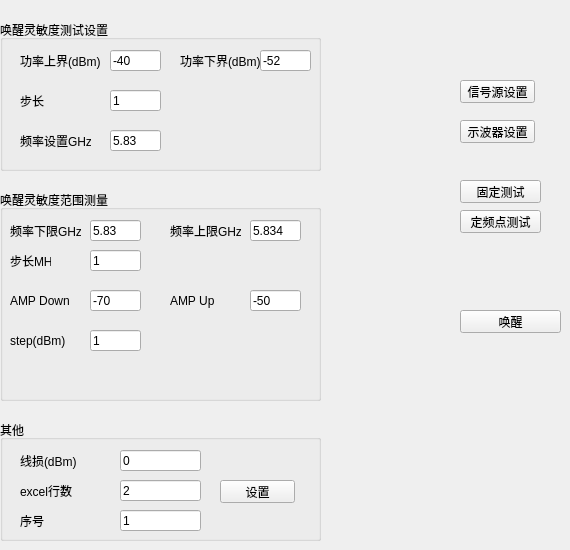
    <widget class="QWidget" name="tabWUBW">
     <attribute name="title">
      <string>唤醒信号测试</string>
     </attribute>
     <widget class="QGroupBox" name="groupBox_9">
      <property name="geometry">
       <rect>
        <x>0</x>
        <y>20</y>
        <width>321</width>
        <height>151</height>
       </rect>
      </property>
      <property name="title">
       <string>唤醒灵敏度测试设置</string>
      </property>
      <widget class="QLineEdit" name="EditAmplWuUp">
       <property name="geometry">
        <rect>
         <x>110</x>
         <y>30</y>
         <width>51</width>
         <height>21</height>
        </rect>
       </property>
       <property name="text">
        <string>-40</string>
       </property>
      </widget>
      <widget class="QLineEdit" name="EditAmplWuDown">
       <property name="geometry">
        <rect>
         <x>260</x>
         <y>30</y>
         <width>51</width>
         <height>21</height>
        </rect>
       </property>
       <property name="text">
        <string>-52</string>
       </property>
      </widget>
      <widget class="QLabel" name="label_24">
       <property name="geometry">
        <rect>
         <x>20</x>
         <y>30</y>
         <width>81</width>
         <height>21</height>
        </rect>
       </property>
       <property name="text">
        <string>功率上界(dBm)</string>
       </property>
      </widget>
      <widget class="QLabel" name="label_25">
       <property name="geometry">
        <rect>
         <x>180</x>
         <y>30</y>
         <width>81</width>
         <height>21</height>
        </rect>
       </property>
       <property name="text">
        <string>功率下界(dBm)</string>
       </property>
      </widget>
      <widget class="QLabel" name="label_26">
       <property name="geometry">
        <rect>
         <x>20</x>
         <y>70</y>
         <width>41</width>
         <height>21</height>
        </rect>
       </property>
       <property name="text">
        <string>步长</string>
       </property>
      </widget>
      <widget class="QLineEdit" name="EditWuAmplStep">
       <property name="geometry">
        <rect>
         <x>110</x>
         <y>70</y>
         <width>51</width>
         <height>21</height>
        </rect>
       </property>
       <property name="text">
        <string>1</string>
       </property>
      </widget>
      <widget class="QLabel" name="label_30">
       <property name="geometry">
        <rect>
         <x>20</x>
         <y>110</y>
         <width>71</width>
         <height>21</height>
        </rect>
       </property>
       <property name="text">
        <string>频率设置GHz</string>
       </property>
      </widget>
      <widget class="QLineEdit" name="EditWuFre">
       <property name="geometry">
        <rect>
         <x>110</x>
         <y>110</y>
         <width>51</width>
         <height>21</height>
        </rect>
       </property>
       <property name="text">
        <string>5.83</string>
       </property>
      </widget>
     </widget>
     <widget class="QPushButton" name="btnWuN5172B">
      <property name="geometry">
       <rect>
        <x>460</x>
        <y>80</y>
        <width>75</width>
        <height>23</height>
       </rect>
      </property>
      <property name="text">
       <string>信号源设置</string>
      </property>
     </widget>
     <widget class="QPushButton" name="btnWuTest">
      <property name="geometry">
       <rect>
        <x>460</x>
        <y>180</y>
        <width>81</width>
        <height>23</height>
       </rect>
      </property>
      <property name="text">
       <string>固定测试</string>
      </property>
     </widget>
     <widget class="QPushButton" name="btnWuSet">
      <property name="geometry">
       <rect>
        <x>460</x>
        <y>120</y>
        <width>75</width>
        <height>23</height>
       </rect>
      </property>
      <property name="text">
       <string>示波器设置</string>
      </property>
     </widget>
     <widget class="QPushButton" name="WuFreTest">
      <property name="geometry">
       <rect>
        <x>460</x>
        <y>210</y>
        <width>81</width>
        <height>23</height>
       </rect>
      </property>
      <property name="text">
       <string>定频点测试</string>
      </property>
     </widget>
     <widget class="QGroupBox" name="groupBox_2">
      <property name="geometry">
       <rect>
        <x>0</x>
        <y>190</y>
        <width>321</width>
        <height>211</height>
       </rect>
      </property>
      <property name="title">
       <string>唤醒灵敏度范围测量</string>
      </property>
      <widget class="QLabel" name="label_27">
       <property name="geometry">
        <rect>
         <x>10</x>
         <y>140</y>
         <width>81</width>
         <height>21</height>
        </rect>
       </property>
       <property name="text">
        <string>step(dBm)</string>
       </property>
      </widget>
      <widget class="QLabel" name="label_28">
       <property name="geometry">
        <rect>
         <x>10</x>
         <y>100</y>
         <width>81</width>
         <height>21</height>
        </rect>
       </property>
       <property name="text">
        <string>AMP Down</string>
       </property>
      </widget>
      <widget class="QLabel" name="label_32">
       <property name="geometry">
        <rect>
         <x>10</x>
         <y>60</y>
         <width>41</width>
         <height>21</height>
        </rect>
       </property>
       <property name="text">
        <string>步长MHz</string>
       </property>
      </widget>
      <widget class="QLabel" name="label_33">
       <property name="geometry">
        <rect>
         <x>10</x>
         <y>30</y>
         <width>71</width>
         <height>21</height>
        </rect>
       </property>
       <property name="text">
        <string>频率下限GHz</string>
       </property>
      </widget>
      <widget class="QLineEdit" name="WuAmpDown">
       <property name="geometry">
        <rect>
         <x>90</x>
         <y>100</y>
         <width>51</width>
         <height>21</height>
        </rect>
       </property>
       <property name="text">
        <string>-70</string>
       </property>
      </widget>
      <widget class="QLineEdit" name="WUAmpStep">
       <property name="geometry">
        <rect>
         <x>90</x>
         <y>140</y>
         <width>51</width>
         <height>21</height>
        </rect>
       </property>
       <property name="text">
        <string>1</string>
       </property>
      </widget>
      <widget class="QLineEdit" name="WUFreStep">
       <property name="geometry">
        <rect>
         <x>90</x>
         <y>60</y>
         <width>51</width>
         <height>21</height>
        </rect>
       </property>
       <property name="text">
        <string>1</string>
       </property>
      </widget>
      <widget class="QLineEdit" name="WUFreDOWN">
       <property name="geometry">
        <rect>
         <x>90</x>
         <y>30</y>
         <width>51</width>
         <height>21</height>
        </rect>
       </property>
       <property name="text">
        <string>5.83</string>
       </property>
      </widget>
      <widget class="QLabel" name="label_48">
       <property name="geometry">
        <rect>
         <x>170</x>
         <y>30</y>
         <width>71</width>
         <height>21</height>
        </rect>
       </property>
       <property name="text">
        <string>频率上限GHz</string>
       </property>
      </widget>
      <widget class="QLineEdit" name="WUFreUp">
       <property name="geometry">
        <rect>
         <x>250</x>
         <y>30</y>
         <width>51</width>
         <height>21</height>
        </rect>
       </property>
       <property name="text">
        <string>5.834</string>
       </property>
      </widget>
      <widget class="QLabel" name="label_49">
       <property name="geometry">
        <rect>
         <x>170</x>
         <y>100</y>
         <width>61</width>
         <height>21</height>
        </rect>
       </property>
       <property name="text">
        <string>AMP Up</string>
       </property>
      </widget>
      <widget class="QLineEdit" name="WUAmpUp">
       <property name="geometry">
        <rect>
         <x>250</x>
         <y>100</y>
         <width>51</width>
         <height>21</height>
        </rect>
       </property>
       <property name="text">
        <string>-50</string>
       </property>
      </widget>
     </widget>
     <widget class="QPushButton" name="WuMaxAmplTest">
      <property name="geometry">
       <rect>
        <x>460</x>
        <y>310</y>
        <width>101</width>
        <height>23</height>
       </rect>
      </property>
      <property name="text">
       <string>唤醒</string>
      </property>
     </widget>
     <widget class="QGroupBox" name="groupBox_3">
      <property name="geometry">
       <rect>
        <x>0</x>
        <y>420</y>
        <width>321</width>
        <height>121</height>
       </rect>
      </property>
      <property name="title">
       <string>其他</string>
      </property>
      <widget class="QLabel" name="label_31">
       <property name="geometry">
        <rect>
         <x>20</x>
         <y>20</y>
         <width>71</width>
         <height>41</height>
        </rect>
       </property>
       <property name="text">
        <string>线损(dBm)</string>
       </property>
      </widget>
      <widget class="QLineEdit" name="Wuline">
       <property name="geometry">
        <rect>
         <x>120</x>
         <y>30</y>
         <width>81</width>
         <height>21</height>
        </rect>
       </property>
       <property name="text">
        <string>0</string>
       </property>
      </widget>
      <widget class="QLabel" name="label_34">
       <property name="geometry">
        <rect>
         <x>20</x>
         <y>50</y>
         <width>71</width>
         <height>41</height>
        </rect>
       </property>
       <property name="text">
        <string>excel行数</string>
       </property>
      </widget>
      <widget class="QLineEdit" name="WulineRow">
       <property name="geometry">
        <rect>
         <x>120</x>
         <y>60</y>
         <width>81</width>
         <height>21</height>
        </rect>
       </property>
       <property name="text">
        <string>2</string>
       </property>
      </widget>
      <widget class="QPushButton" name="WuexcelRow">
       <property name="geometry">
        <rect>
         <x>220</x>
         <y>60</y>
         <width>75</width>
         <height>23</height>
        </rect>
       </property>
       <property name="text">
        <string>设置</string>
       </property>
      </widget>
      <widget class="QLabel" name="label_29">
       <property name="geometry">
        <rect>
         <x>20</x>
         <y>80</y>
         <width>41</width>
         <height>41</height>
        </rect>
       </property>
       <property name="text">
        <string>序号</string>
       </property>
      </widget>
      <widget class="QLineEdit" name="EditBoardWu">
       <property name="geometry">
        <rect>
         <x>120</x>
         <y>90</y>
         <width>81</width>
         <height>21</height>
        </rect>
       </property>
       <property name="text">
        <string>1</string>
       </property>
      </widget>
     </widget>
    </widget>
